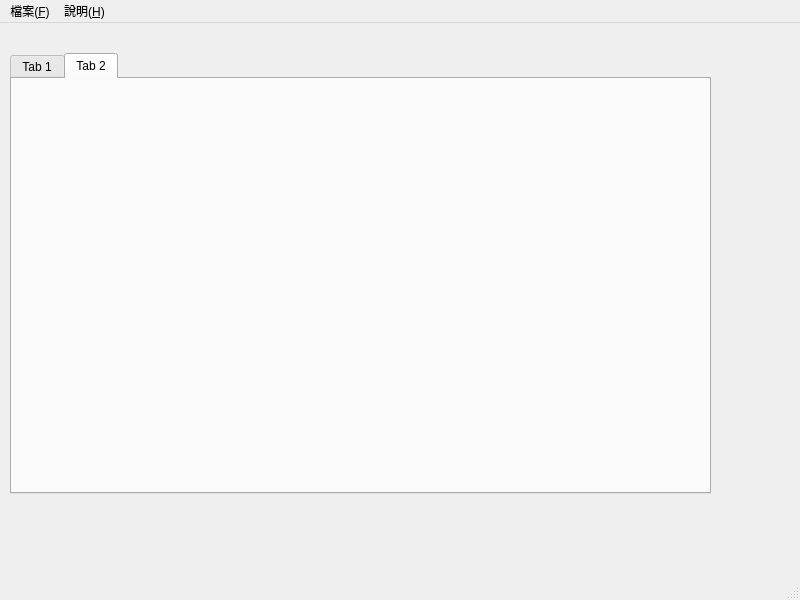
<?xml version="1.0" encoding="UTF-8"?>
<ui version="4.0">
 <class>MainWindow</class>
 <widget class="QMainWindow" name="MainWindow">
  <property name="geometry">
   <rect>
    <x>0</x>
    <y>0</y>
    <width>800</width>
    <height>600</height>
   </rect>
  </property>
  <property name="windowTitle">
   <string>MainWindow</string>
  </property>
  <widget class="QWidget" name="centralwidget">
   <widget class="QTabWidget" name="tabWidget">
    <property name="geometry">
     <rect>
      <x>10</x>
      <y>30</y>
      <width>701</width>
      <height>441</height>
     </rect>
    </property>
    <property name="sizePolicy">
     <sizepolicy hsizetype="MinimumExpanding" vsizetype="Expanding">
      <horstretch>0</horstretch>
      <verstretch>0</verstretch>
     </sizepolicy>
    </property>
    <property name="currentIndex">
     <number>1</number>
    </property>
    <widget class="QWidget" name="tab">
     <attribute name="title">
      <string>Tab 1</string>
     </attribute>
    </widget>
    <widget class="QWidget" name="tab_2">
     <attribute name="title">
      <string>Tab 2</string>
     </attribute>
    </widget>
   </widget>
  </widget>
  <widget class="QMenuBar" name="menubar">
   <property name="geometry">
    <rect>
     <x>0</x>
     <y>0</y>
     <width>800</width>
     <height>21</height>
    </rect>
   </property>
   <widget class="QMenu" name="menu_F">
    <property name="title">
     <string>檔案(&amp;F)</string>
    </property>
    <addaction name="action_N"/>
    <addaction name="action"/>
   </widget>
   <widget class="QMenu" name="menu_H">
    <property name="title">
     <string>說明(&amp;H)</string>
    </property>
    <addaction name="action_A"/>
    <addaction name="action_H"/>
   </widget>
   <addaction name="menu_F"/>
   <addaction name="menu_H"/>
  </widget>
  <widget class="QStatusBar" name="statusbar"/>
  <action name="action_N">
   <property name="text">
    <string>開新檔案(&amp;N)</string>
   </property>
  </action>
  <action name="action">
   <property name="text">
    <string>開啟檔案</string>
   </property>
  </action>
  <action name="action_A">
   <property name="text">
    <string>關於本程式(&amp;A)</string>
   </property>
  </action>
  <action name="action_H">
   <property name="text">
    <string>使用說明(&amp;H)</string>
   </property>
  </action>
 </widget>
 <resources/>
 <connections/>
</ui>
